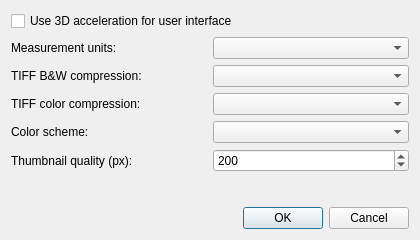
<?xml version="1.0" encoding="UTF-8"?>
<ui version="4.0">
 <class>SettingsDialog</class>
 <widget class="QDialog" name="SettingsDialog">
  <property name="geometry">
   <rect>
    <x>0</x>
    <y>0</y>
    <width>420</width>
    <height>240</height>
   </rect>
  </property>
  <property name="windowTitle">
   <string>Settings</string>
  </property>
  <layout class="QVBoxLayout" name="verticalLayout">
   <item>
    <widget class="QCheckBox" name="use3DAcceleration">
     <property name="text">
      <string>Use 3D acceleration for user interface</string>
     </property>
    </widget>
   </item>
   <item>
    <layout class="QHBoxLayout" name="horizontalLayout_units">
     <item>
      <widget class="QLabel" name="labelUnits">
       <property name="text">
        <string>Measurement units:</string>
       </property>
      </widget>
     </item>
     <item>
      <widget class="QComboBox" name="unitsComboBox"/>
     </item>
    </layout>
   </item>
   <item>
    <layout class="QGridLayout" name="gridLayout">
     <item row="0" column="0">
      <widget class="QLabel" name="labelBwCompression">
       <property name="text">
        <string>TIFF B&amp;W compression:</string>
       </property>
      </widget>
     </item>
     <item row="0" column="1">
      <widget class="QComboBox" name="tiffCompressionBW"/>
     </item>
     <item row="1" column="0">
      <widget class="QLabel" name="labelColorCompression">
       <property name="text">
        <string>TIFF color compression:</string>
       </property>
      </widget>
     </item>
     <item row="1" column="1">
      <widget class="QComboBox" name="tiffCompressionColor"/>
     </item>
    </layout>
   </item>
   <item>
    <layout class="QHBoxLayout" name="horizontalLayout_colorScheme">
     <item>
      <widget class="QLabel" name="labelColorScheme">
       <property name="text">
        <string>Color scheme:</string>
       </property>
      </widget>
     </item>
     <item>
      <widget class="QComboBox" name="colorSchemeBox"/>
     </item>
    </layout>
   </item>
   <item>
    <layout class="QHBoxLayout" name="horizontalLayout_thumbQuality">
     <item>
      <widget class="QLabel" name="labelThumbQuality">
       <property name="text">
        <string>Thumbnail quality (px):</string>
       </property>
      </widget>
     </item>
     <item>
      <widget class="QSpinBox" name="thumbnailQualitySB">
       <property name="minimum">
        <number>50</number>
       </property>
       <property name="maximum">
        <number>1000</number>
       </property>
       <property name="singleStep">
        <number>50</number>
       </property>
       <property name="value">
        <number>200</number>
       </property>
      </widget>
     </item>
    </layout>
   </item>
   <item>
    <spacer name="verticalSpacer">
     <property name="orientation">
      <enum>Qt::Vertical</enum>
     </property>
     <property name="sizeHint" stdset="0">
      <size>
       <width>20</width>
       <height>40</height>
      </size>
     </property>
    </spacer>
   </item>
   <item>
    <widget class="QDialogButtonBox" name="buttonBox">
     <property name="orientation">
      <enum>Qt::Horizontal</enum>
     </property>
     <property name="standardButtons">
      <set>QDialogButtonBox::Cancel|QDialogButtonBox::Ok</set>
     </property>
    </widget>
   </item>
  </layout>
 </widget>
 <resources/>
 <connections>
  <connection>
   <sender>buttonBox</sender>
   <signal>accepted()</signal>
   <receiver>SettingsDialog</receiver>
   <slot>accept()</slot>
   <hints>
    <hint type="sourcelabel">
     <x>248</x>
     <y>254</y>
    </hint>
    <hint type="destinationlabel">
     <x>157</x>
     <y>274</y>
    </hint>
   </hints>
  </connection>
  <connection>
   <sender>buttonBox</sender>
   <signal>rejected()</signal>
   <receiver>SettingsDialog</receiver>
   <slot>reject()</slot>
   <hints>
    <hint type="sourcelabel">
     <x>316</x>
     <y>260</y>
    </hint>
    <hint type="destinationlabel">
     <x>286</x>
     <y>274</y>
    </hint>
   </hints>
  </connection>
 </connections>
</ui>
